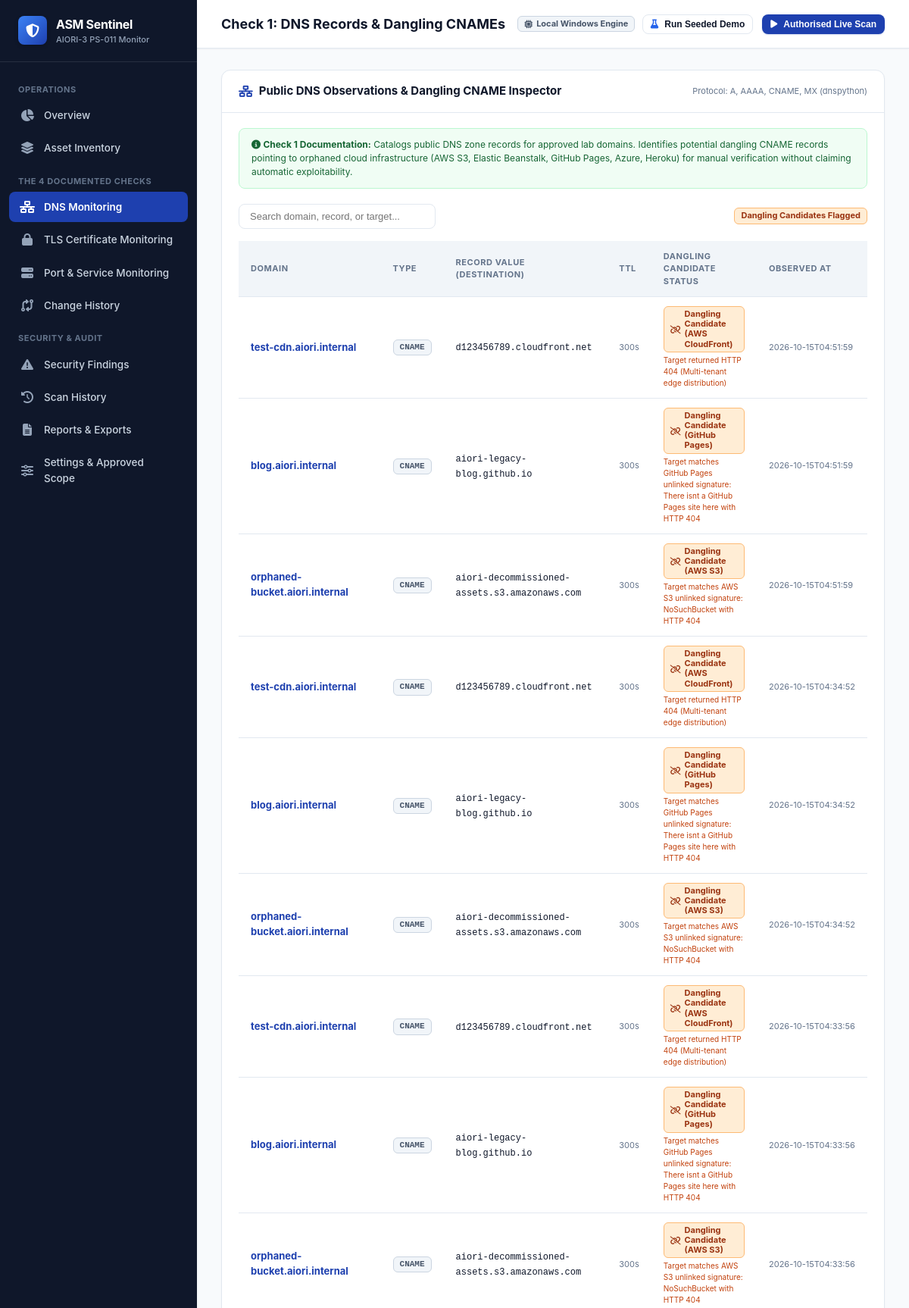
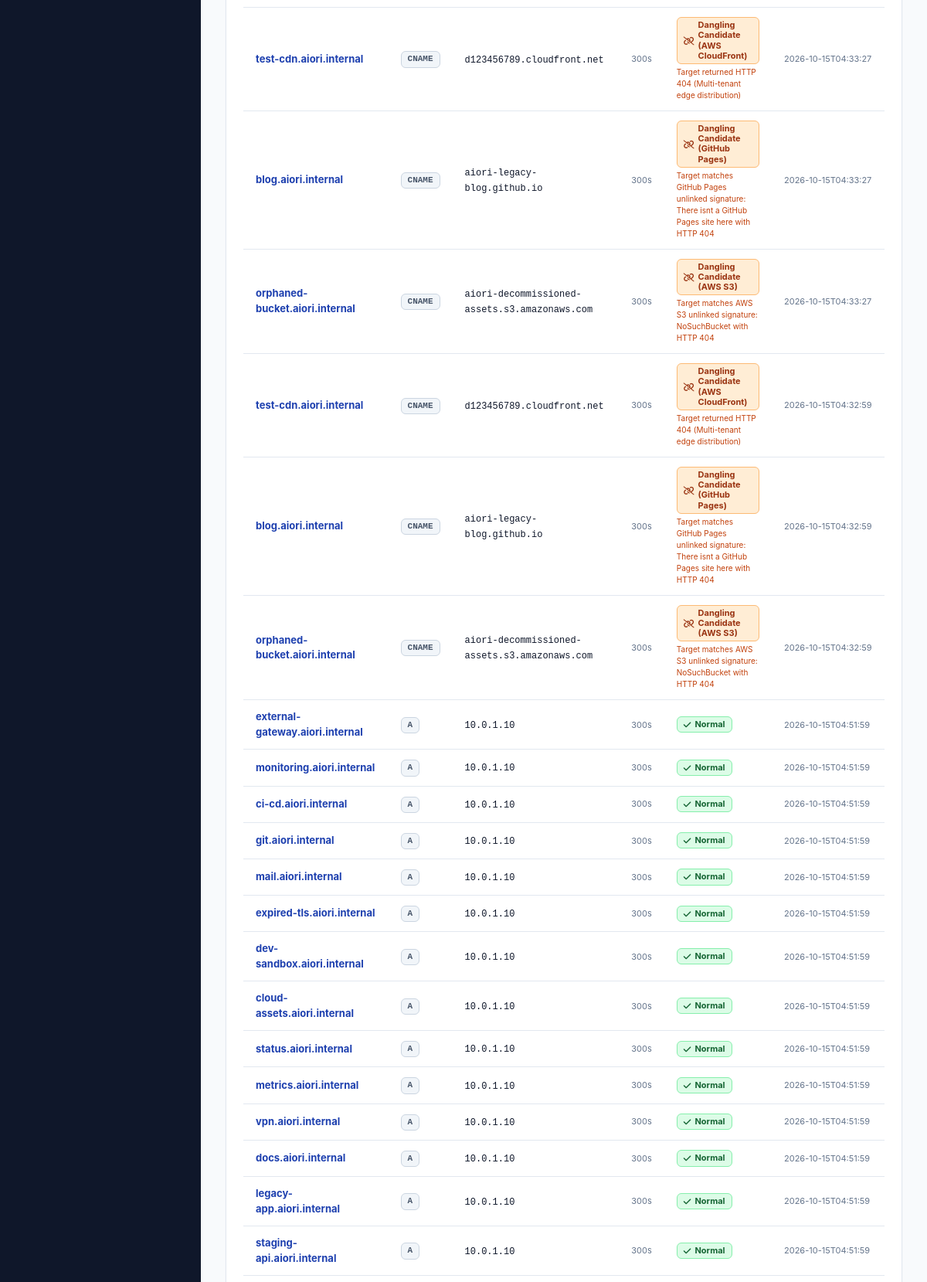
The app's page /dns (upper part) with its own data (2 pictures, top to bottom).
### tables this page shows
CREATE TABLE dns_observations (
            id INTEGER PRIMARY KEY AUTOINCREMENT,
            scan_run_id INTEGER NOT NULL,
            asset_id INTEGER,
            domain TEXT NOT NULL,
            record_type TEXT NOT NULL,
            record_value TEXT NOT NULL,
            ttl INTEGER DEFAULT 300,
            is_dangling_candidate INTEGER DEFAULT 0,
            dangling_provider TEXT,
            dangling_reason TEXT,
            observed_at TEXT NOT NULL,
            FOREIGN KEY (scan_run_id) REFERENCES scan_runs (id) ON DELETE CASCADE,
            FOREIGN KEY (asset_id) REFERENCES assets (id) ON DELETE SET NULL
        );

### app.py (the view)
@app.route("/dns")
def dns_page():
    conn = get_db_connection()
    cursor = conn.cursor()
    cursor.execute("""
        SELECT * FROM dns_observations
        ORDER BY is_dangling_candidate DESC, id DESC LIMIT 500
    """)
    records = [dict(r) for r in cursor.fetchall()]
    conn.close()
    return render_template("dns.html", active_page="dns", records=records)

### database.py (called while the page is built)
def get_db_connection():
    conn = sqlite3.connect(DATABASE_PATH)
    conn.row_factory = sqlite3.Row
    conn.execute("PRAGMA foreign_keys = ON")
    return conn

### templates/dns.html (shortened to what this page needs)
{% extends "base.html" %}
{% block page_title %}Check 1: DNS Records &amp; Dangling CNAMEs{% endblock %}
{% block content %}
<div class="card">
  <div class="card-header">
    <div class="card-title">
      <i class="fa-solid fa-network-wired" style="color: #1e40af;"></i> Public DNS Observations &amp; Dangling CNAME Inspector
    </div>
    <div style="font-size: 11px; color: var(--text-muted);">
      Protocol: A, AAAA, CNAME, MX (dnspython)
    </div>
  </div>
  <div class="card-body">
    <div style="padding: 12px 16px; border-radius: 8px; background: #f0fdf4; border: 1px solid #bbf7d0; margin-bottom: 20px; font-size: 12px; color: #166534;">
      <i class="fa-solid fa-circle-info mr-1"></i>
      <strong>Check 1 Documentation:</strong> Catalogs public DNS zone records for approved lab domains. Identifies potential dangling CNAME records pointing to orphaned cloud infrastructure (AWS S3, Elastic Beanstalk, GitHub Pages, Azure, Heroku) for manual verification without claiming automatic exploitability.
    </div>
    <div class="filter-bar">
      <input type="text" id="dnsSearchInput" onkeyup="filterTable('dnsSearchInput', 'dnsTable')" class="search-input" placeholder="Search domain, record, or target...">
      <div style="display: flex; gap: 8px;">
        <span class="badge badge-high" style="font-size: 11px;">Dangling Candidates Flagged</span>
      </div>
    </div>
    <div class="table-responsive">
      <table class="data-table" id="dnsTable">
        <thead>
          <tr>
            <th>Domain</th>
            <th>Type</th>
            <th>Record Value (Destination)</th>
            <th>TTL</th>
            <th>Dangling Candidate Status</th>
            <th>Observed At</th>
          </tr>
        </thead>
        <tbody>
          {% for r in records %}
          <tr>
            <td><strong style="color: #1e40af;">{{ r.domain }}</strong></td>
            <td><span class="badge badge-neutral" style="font-family: monospace;">{{ r.record_type }}</span></td>
            <td><code style="color: #0f172a; font-size: 12px;">{{ r.record_value }}</code></td>
            <td style="color: var(--text-muted); font-size: 11px;">{{ r.ttl }}s</td>
            <td>
              {% if r.is_dangling_candidate %}
                <span class="badge badge-high">
                  <i class="fa-solid fa-link-slash"></i> Dangling Candidate ({{ r.dangling_provider or 'Cloud' }})
                </span>
                <div style="font-size: 10px; color: #c2410c; margin-top: 3px; max-width: 340px;">
                  {{ r.dangling_reason }}
                </div>
              {% else %}
                <span class="badge badge-success"><i class="fa-solid fa-check"></i> Normal</span>
              {% endif %}
            </td>
            <td style="font-size: 11px; color: var(--text-muted); white-space: nowrap;">{{ r.observed_at[:19] }}</td>
          </tr>
          {% else %}
          <tr>
            <td colspan="6" style="text-align: center; padding: 24px; color: var(--text-muted);">
              No DNS observations recorded. Run a scan to catalog DNS records.
            </td>
          </tr>
          {% endfor %}
        </tbody>
      </table>
    </div>
  </div>
</div>
{% endblock %}

### static/css/style.css (style rules this page uses)
:root { --navy-dark: #0f172a; --navy-brand: #1e3a8a; --navy-primary: #1e40af; --navy-light: #3b82f6; --navy-subtle: #eff6ff; --bg-page: #f8fafc; --bg-card: #ffffff; --bg-subtle: #f1f5f9; --text-main: #0f172a; --text-muted: #64748b; --text-light: #94a3b8; --border-color: #e2e8f0; --border-focus: #3b82f6; --shadow-sm: 0 1px 2px 0 rgba(15, 23, 42, 0.05); --shadow-md: 0 4px 6px -1px rgba(15, 23, 42, 0.07), 0 2px 4px -2px rgba(15, 23, 42, 0.05); --shadow-lg: 0 10px 15px -3px rgba(15, 23, 42, 0.08), 0 4px 6px -4px rgba(15, 23, 42, 0.03); --badge-crit-bg: #fee2e2; --badge-crit-text: #991b1b; --badge-high-bg: #ffedd5; --badge-high-text: #9a3412; --badge-med-bg: #fef9c3; --badge-med-text: #854d0e; --badge-low-bg: #e0f2fe; --badge-low-text: #075985; --badge-success-bg: #dcfce7; --badge-success-text: #166534; }
* { box-sizing: border-box; margin: 0; padding: 0; }
body { font-family: -apple-system, BlinkMacSystemFont, "Segoe UI", Roboto, "Helvetica Neue", Arial, sans-serif; background-color: var(--bg-page); color: var(--text-main); line-height: 1.5; display: flex; min-height: 100vh; }
.card { background: var(--bg-card); border: 1px solid var(--border-color); border-radius: 12px; box-shadow: var(--shadow-sm); margin-bottom: 24px; overflow: hidden; }
.card-header { padding: 16px 22px; border-bottom: 1px solid var(--border-color); display: flex; align-items: center; justify-content: space-between; }
.card-title { font-size: 15px; font-weight: 700; color: var(--navy-dark); display: flex; align-items: center; gap: 8px; }
.card-body { padding: 20px 22px; }
.table-responsive { overflow-x: auto; width: 100%; }
.data-table { width: 100%; border-collapse: collapse; text-align: left; font-size: 13px; }
.data-table th { background-color: var(--bg-subtle); color: var(--text-muted); font-size: 11px; font-weight: 700; text-transform: uppercase; letter-spacing: 0.05em; padding: 12px 16px; border-bottom: 1px solid var(--border-color); }
.data-table td { padding: 12px 16px; border-bottom: 1px solid var(--border-color); color: var(--text-main); vertical-align: middle; }
.badge { display: inline-flex; align-items: center; gap: 5px; padding: 3px 8px; border-radius: 6px; font-size: 11px; font-weight: 700; line-height: 1.2; }
.badge-high { background-color: var(--badge-high-bg); color: var(--badge-high-text); border: 1px solid #fdba74; }
.badge-success { background-color: var(--badge-success-bg); color: var(--badge-success-text); border: 1px solid #86efac; }
.badge-neutral { background-color: #f1f5f9; color: #475569; border: 1px solid #cbd5e1; }
.filter-bar { display: flex; flex-wrap: wrap; align-items: center; justify-content: space-between; gap: 12px; margin-bottom: 16px; }
.search-input { padding: 8px 14px; border: 1px solid var(--border-color); border-radius: 8px; font-size: 13px; width: 260px; background-color: #ffffff; color: var(--text-main); outline: none; }

### records on screen
dns_observations: domain "test-cdn.aiori.internal", record_type "CNAME", record_value "d123456789.cloudfront.net", ttl "300", dangling_provider "AWS CloudFront", dangling_reason "Target returned HTTP 404 (Multi-tenant edge distribution)", observed_at "2026-10-15T04:51:59"
dns_observations: domain "blog.aiori.internal", record_type "CNAME", record_value "aiori-legacy-blog.github.io", ttl "300", dangling_provider "GitHub Pages", dangling_reason "Target matches GitHub Pages unlinked signature: There isnt a GitHub Pages site here with HTTP 404", observed_at "2026-10-15T04:51:59"
dns_observations: domain "orphaned-bucket.aiori.internal", record_type "CNAME", record_value "aiori-decommissioned-assets.s3.amazonaws.com", ttl "300", dangling_provider "AWS S3", dangling_reason "Target matches AWS S3 unlinked signature: NoSuchBucket with HTTP 404", observed_at "2026-10-15T04:51:59"
dns_observations: domain "test-cdn.aiori.internal", record_type "CNAME", record_value "d123456789.cloudfront.net", ttl "300", dangling_provider "AWS CloudFront", dangling_reason "Target returned HTTP 404 (Multi-tenant edge distribution)", observed_at "2026-10-15T04:34:52"
dns_observations: domain "blog.aiori.internal", record_type "CNAME", record_value "aiori-legacy-blog.github.io", ttl "300", dangling_provider "GitHub Pages", dangling_reason "Target matches GitHub Pages unlinked signature: There isnt a GitHub Pages site here with HTTP 404", observed_at "2026-10-15T04:34:52"
dns_observations: domain "orphaned-bucket.aiori.internal", record_type "CNAME", record_value "aiori-decommissioned-assets.s3.amazonaws.com", ttl "300", dangling_provider "AWS S3", dangling_reason "Target matches AWS S3 unlinked signature: NoSuchBucket with HTTP 404", observed_at "2026-10-15T04:34:52"
dns_observations: domain "test-cdn.aiori.internal", record_type "CNAME", record_value "d123456789.cloudfront.net", ttl "300", dangling_provider "AWS CloudFront", dangling_reason "Target returned HTTP 404 (Multi-tenant edge distribution)", observed_at "2026-10-15T04:33:56"
dns_observations: domain "blog.aiori.internal", record_type "CNAME", record_value "aiori-legacy-blog.github.io", ttl "300", dangling_provider "GitHub Pages", dangling_reason "Target matches GitHub Pages unlinked signature: There isnt a GitHub Pages site here with HTTP 404", observed_at "2026-10-15T04:33:56"
dns_observations: domain "orphaned-bucket.aiori.internal", record_type "CNAME", record_value "aiori-decommissioned-assets.s3.amazonaws.com", ttl "300", dangling_provider "AWS S3", dangling_reason "Target matches AWS S3 unlinked signature: NoSuchBucket with HTTP 404", observed_at "2026-10-15T04:33:56"
dns_observations: domain "test-cdn.aiori.internal", record_type "CNAME", record_value "d123456789.cloudfront.net", ttl "300", dangling_provider "AWS CloudFront", dangling_reason "Target returned HTTP 404 (Multi-tenant edge distribution)", observed_at "2026-10-15T04:33:27"
dns_observations: domain "blog.aiori.internal", record_type "CNAME", record_value "aiori-legacy-blog.github.io", ttl "300", dangling_provider "GitHub Pages", dangling_reason "Target matches GitHub Pages unlinked signature: There isnt a GitHub Pages site here with HTTP 404", observed_at "2026-10-15T04:33:27"
dns_observations: domain "orphaned-bucket.aiori.internal", record_type "CNAME", record_value "aiori-decommissioned-assets.s3.amazonaws.com", ttl "300", dangling_provider "AWS S3", dangling_reason "Target matches AWS S3 unlinked signature: NoSuchBucket with HTTP 404", observed_at "2026-10-15T04:33:27"
dns_observations: domain "test-cdn.aiori.internal", record_type "CNAME", record_value "d123456789.cloudfront.net", ttl "300", dangling_provider "AWS CloudFront", dangling_reason "Target returned HTTP 404 (Multi-tenant edge distribution)", observed_at "2026-10-15T04:32:59"
dns_observations: domain "blog.aiori.internal", record_type "CNAME", record_value "aiori-legacy-blog.github.io", ttl "300", dangling_provider "GitHub Pages", dangling_reason "Target matches GitHub Pages unlinked signature: There isnt a GitHub Pages site here with HTTP 404", observed_at "2026-10-15T04:32:59"
dns_observations: domain "orphaned-bucket.aiori.internal", record_type "CNAME", record_value "aiori-decommissioned-assets.s3.amazonaws.com", ttl "300", dangling_provider "AWS S3", dangling_reason "Target matches AWS S3 unlinked signature: NoSuchBucket with HTTP 404", observed_at "2026-10-15T04:32:59"
dns_observations: domain "external-gateway.aiori.internal", record_type "A", record_value "10.0.1.10", ttl "300", is_dangling_candidate 0 (drawn), observed_at "2026-10-15T04:51:59"
dns_observations: domain "monitoring.aiori.internal", record_type "A", record_value "10.0.1.10", ttl "300", is_dangling_candidate 0 (drawn), observed_at "2026-10-15T04:51:59"
dns_observations: domain "ci-cd.aiori.internal", record_type "A", record_value "10.0.1.10", ttl "300", is_dangling_candidate 0 (drawn), observed_at "2026-10-15T04:51:59"
dns_observations: domain "git.aiori.internal", record_type "A", record_value "10.0.1.10", ttl "300", is_dangling_candidate 0 (drawn), observed_at "2026-10-15T04:51:59"
dns_observations: domain "mail.aiori.internal", record_type "A", record_value "10.0.1.10", ttl "300", is_dangling_candidate 0 (drawn), observed_at "2026-10-15T04:51:59"
dns_observations: domain "expired-tls.aiori.internal", record_type "A", record_value "10.0.1.10", ttl "300", is_dangling_candidate 0 (drawn), observed_at "2026-10-15T04:51:59"
dns_observations: domain "dev-sandbox.aiori.internal", record_type "A", record_value "10.0.1.10", ttl "300", is_dangling_candidate 0 (drawn), observed_at "2026-10-15T04:51:59"
dns_observations: domain "cloud-assets.aiori.internal", record_type "A", record_value "10.0.1.10", ttl "300", is_dangling_candidate 0 (drawn), observed_at "2026-10-15T04:51:59"
dns_observations: domain "status.aiori.internal", record_type "A", record_value "10.0.1.10", ttl "300", is_dangling_candidate 0 (drawn), observed_at "2026-10-15T04:51:59"
dns_observations: domain "metrics.aiori.internal", record_type "A", record_value "10.0.1.10", ttl "300", is_dangling_candidate 0 (drawn), observed_at "2026-10-15T04:51:59"
dns_observations: domain "vpn.aiori.internal", record_type "A", record_value "10.0.1.10", ttl "300", is_dangling_candidate 0 (drawn), observed_at "2026-10-15T04:51:59"
dns_observations: domain "docs.aiori.internal", record_type "A", record_value "10.0.1.10", ttl "300", is_dangling_candidate 0 (drawn), observed_at "2026-10-15T04:51:59"
dns_observations: domain "legacy-app.aiori.internal", record_type "A", record_value "10.0.1.10", ttl "300", is_dangling_candidate 0 (drawn), observed_at "2026-10-15T04:51:59"
dns_observations: domain "staging-api.aiori.internal", record_type "A", record_value "10.0.1.10", ttl "300", is_dangling_candidate 0 (drawn), observed_at "2026-10-15T04:51:59"
